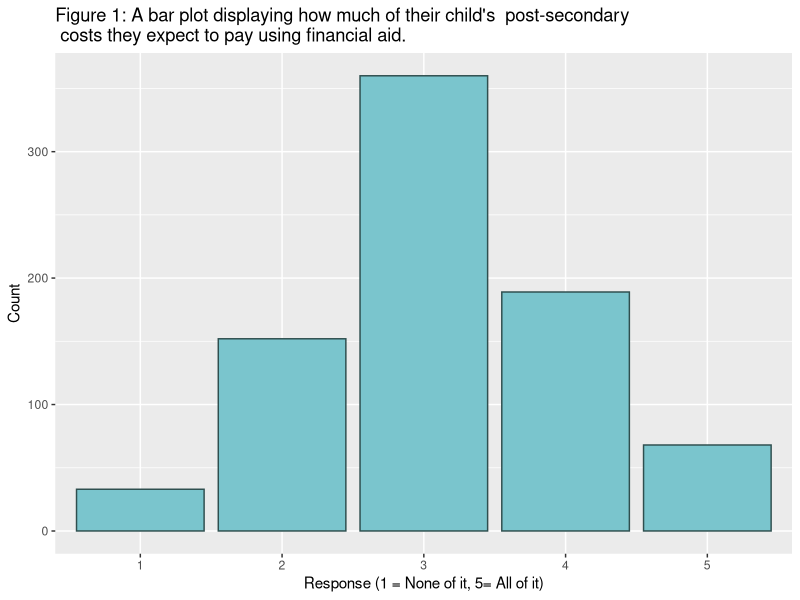

R code for this plot:
## ---- chunk 1

library(tidyverse)

## ---- chunk 2

#simulating data

set.seed(500)

probs <- c(4.4, 20.4, 45.4, 20.4, 9.4)

sim_data <- sample(x= 1:5, size=802, prob = probs, replace=T)
ones <- sum(sim_data == 1)
twos <- sum(sim_data == 2)
threes <- sum(sim_data == 3)
fours <- sum(sim_data == 4)
fives <- sum(sim_data == 5)

c(ones, twos, threes, fours, fives)
length(sim_data)

## ---- chunk 3

#cleaning simulated data

sim_data_clean <- c()
for (i in seq_along(sim_data)) {
  if (sim_data[i] %in% c(1, 2)) {sim_data_clean[i] <- 0}
  else {sim_data_clean[i] <- 1}
}
sim_data_clean = na.omit(sim_data_clean)
sim_data_clean
length <- length(sim_data_clean)
finaid <- sum(sim_data_clean)
finaid/length
length
finaid
## ---- chunk 4

#creating barplot

library(ggplot2)

df <- data.frame(sim_data)

ggplot(df, aes(x = factor(sim_data))) +
  geom_bar(fill = "cadetblue3", col="darkslategray") +
  labs(title = "Figure 1: A bar plot displaying how much of their child's  post-secondary \n costs they expect to pay using financial aid.", x = "Response (1 = None of it, 5= All of it)", y = "Count")

## ---- chunk 5

#creating confidence intervals for frequency of responses

upper_bound <- 0.77 + 1.96*sqrt((0.77*0.33)/802)

lower_bound <- 0.77 - 1.96*sqrt((0.77*0.33)/802)

c(upper_bound, lower_bound)
## ---- chunk 6
glimpse(sim_data)

head(sim_data_clean)
